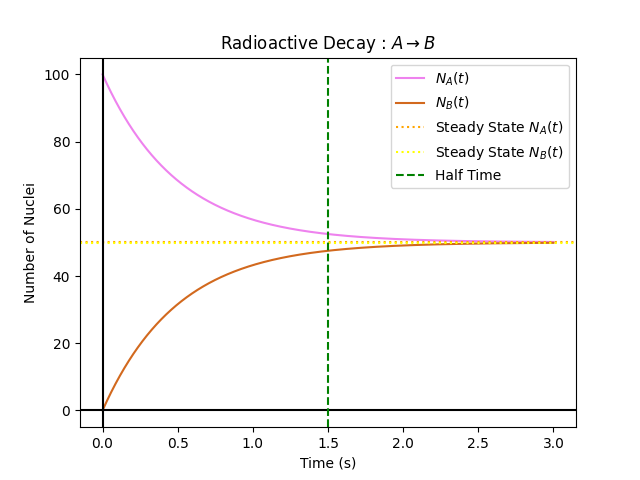

The Python source for this figure:
#Question 3 (Vectorization)
#Solution of Coupled Radioactive Decay using Euler's Method

import numpy as np
import matplotlib.pyplot as plt

def dNA(NA,NB):
    return (-NA+NB)/1.0

def dNB(NA,NB):
    return (NA-NB)/1.0

NA0,NB0,t0,tn,h=100,0,0,3,0.00001

def euler_system(dNA,dNB,NA0,NB0,t0,tn,h):
    T=np.arange(t0,tn+h,h)
    R=np.zeros((len(T),2))
    R[0,0],R[0,1]=NA0,NB0
    for i in range(len(T)-1):
        R[i+1]=R[i]+h*np.array([dNA(R[i,0],R[i,1]),dNB(R[i,0],R[i,1])])
    return T,R[:,0],R[:,1]

T,NA,NB=euler_system(dNA,dNB,NA0,NB0,t0,tn,h)

plt.plot(T,NA,color='violet',linestyle='-',label='$N_A(t)$')
plt.plot(T,NB,color='chocolate',linestyle='-',label='$N_B(t)$')
plt.axhline(NA[-1],color='orange',linestyle=':',label=r'Steady State $N_A(t)$')
plt.axhline(NB[-1],color='yellow',linestyle=':',label=r'Steady State $N_B(t)$')
plt.axvline(0,color='black')
plt.axhline(0,color='black')
plt.axvline(tn/2,color='green',linestyle='--',label='Half Time')
plt.title(r'Radioactive Decay : $A \rightarrow B$',fontsize=12)
plt.xlabel('Time (s)')
plt.ylabel('Number of Nuclei')
plt.legend()
plt.savefig('/home/tux_blue/Documents/GitHub/Computational-Physics-PG/Assignments/Assignment Lab 08/Python Files/Q3_Vectorize.png')
plt.show()
        
